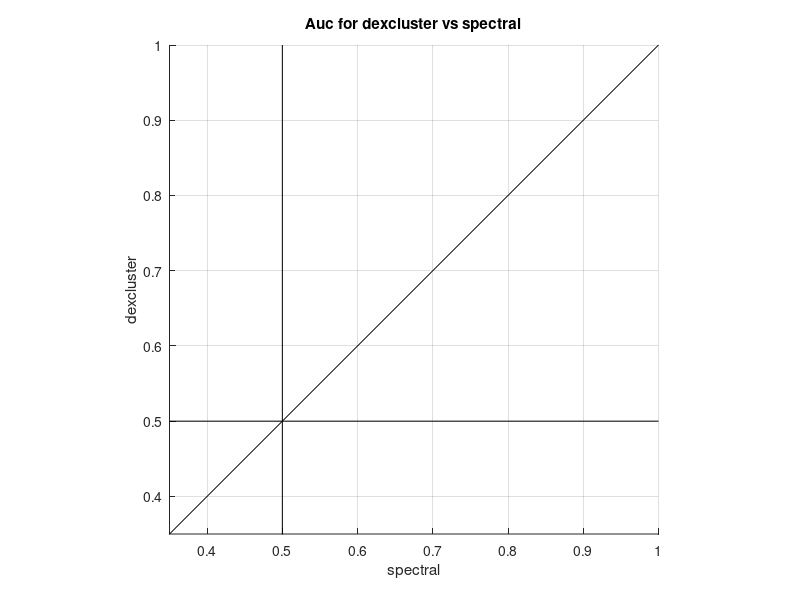

Write MATLAB code to recreate this figure. (Note: this script raises an error after producing the figure.)
function [out_xdrop_,trace_] = dexcluster_nonbinary_AAAA_ver0(A_n_,gamma);
% Simple differentially-expressed biclustering algorithm. ;
% Does not binarize. ;

if nargin<1;
%%%%%%%%;
flag_test_calculation=0;
if flag_test_calculation;
M=9;N=12;A_n_ = randn(M,N); gamma = 0.0;
[out_xdrop_A_,trace_A_] = dexcluster_nonbinary_AAAA_slow_ver0(A_n_,gamma);
[out_xdrop_B_,trace_B_] = dexcluster_nonbinary_AAAA_ver0(A_n_,gamma);
%disp(sprintf(' %% xdrop error: %0.6f',fnorm(out_xdrop_A_-out_xdrop_B_)));
disp(sprintf(' %% trace error: %0.6f',fnorm(trace_A_-trace_B_)));
disp('returning');return;
end;%if flag_test_calculation;
%%%%%%%%;
flag_test_speed=0;
if flag_test_speed;
M=1780;N=1e4;A_n_ = randn(M,N); gamma = 0.0;
tic; [out_xdrop_A_,trace_A_] = dexcluster_nonbinary_AAAA_ver0(A_n_,gamma); disp(sprintf(' %% dexcluster_nonbinary_AAAA_ver0 time %0.2f',toc));
tic; [out_xdrop_B_,trace_B_] = dexcluster_nonbinary_AAAA_slow_ver0(A_n_,gamma); disp(sprintf(' %% dexcluster_nonbinary_AAAA_slow_ver0 time %0.2f',toc));
disp(sprintf(' %% trace error: %0.6f',fnorm(trace_A_-trace_B_)));
disp('returning');return;
end;%if flag_test_speed;
%%%%%%%%;
n_iteration = 512;
clf; hold on;
plot([0,1],[0,1],'k-');plot([0.5,0.5],[0,1],'k-');plot([0,1],[0.5,0.5],'k-');
grid on;xlim([0.35,1]);ylim([0.35,1]);axis square;xlabel('spectral');ylabel('dexcluster');
title('Auc for dexcluster vs spectral');
for niteration=1:n_iteration;
%rng(1);
%M=1780; N=1e4; gamma = 0.05;
M=178; N=1e3; gamma = 0.05;
X = 0.55; MX = ceil(M^X); NX = ceil(N^X);
A = randn(M,N); B=randn(MX,NX)+0.65*ones(MX,1)*(2*(rand(1,NX)>0.5) - 1); 
for nj=1:2; 
pf_{nj} = randperm(size(A,nj)); 
[~,pi_{nj}] = sort(pf_{nj}); [~,pi_{nj}] = sort(pi_{nj}); 
end;% for nj=1:2;
A(pf_{1}(1:MX),pf_{2}(1:NX)) = B;
%%%%%%%%;
% Binarize? ;
%%%%%%%%;
% A = 2*(A>0)-1;
%%%%%%%%;
tic; [tmp_U_,tmp_S_,tmp_V_] = svds(A,1); t_s_ = toc;
[~,tmp_U_ij_] = sort(abs(tmp_U_),'descend'); [~,tmp_V_ij_] = sort(abs(tmp_V_),'descend');
rkeep_s_ = tmp_U_ij_; ckeep_s_ = tmp_V_ij_;
[~,tmp_Bn_] = intersect(rkeep_s_,pi_{1}(1:size(B,1)),'stable'); [~,tmp_Bc_] = intersect(rkeep_s_,pi_{1}(size(B,1)+1:end),'stable'); Auc_s_(1) = auc_0(tmp_Bn_,tmp_Bc_);
[~,tmp_Bn_] = intersect(ckeep_s_,pi_{2}(1:size(B,2)),'stable'); [~,tmp_Bc_] = intersect(ckeep_s_,pi_{2}(size(B,2)+1:end),'stable'); Auc_s_(2) = auc_0(tmp_Bn_,tmp_Bc_);
Auc_s_avg = mean(Auc_s_); disp(sprintf(' %% spectral   t%4.2f [%0.2f %0.2f] --> %0.2f',t_s_,Auc_s_,Auc_s_avg));
%%%%%%%%;
tic; out_xdrop_m_ = dexcluster_nonbinary_AAAA_ver0(A,gamma); t_m_ = toc;
rdrop_m_ = out_xdrop_m_(:,1); rdrop_m_ = 1+rdrop_m_(find(rdrop_m_>-1)); 
cdrop_m_ = out_xdrop_m_(:,2); cdrop_m_ = 1+cdrop_m_(find(cdrop_m_>-1)); 
rkeep_m_ = rdrop_m_(end:-1:1); ckeep_m_ = cdrop_m_(end:-1:1);
[~,tmp_Bn_] = intersect(rkeep_m_,pi_{1}(1:size(B,1)),'stable'); [~,tmp_Bc_] = intersect(rkeep_m_,pi_{1}(size(B,1)+1:end),'stable'); Auc_m_(1) = auc_0(tmp_Bn_,tmp_Bc_);
[~,tmp_Bn_] = intersect(ckeep_m_,pi_{2}(1:size(B,2)),'stable'); [~,tmp_Bc_] = intersect(ckeep_m_,pi_{2}(size(B,2)+1:end),'stable'); Auc_m_(2) = auc_0(tmp_Bn_,tmp_Bc_);
Auc_m_avg = mean(Auc_m_); disp(sprintf(' %% dexcluster t%4.2f [%0.2f %0.2f] --> %0.2f',t_m_,Auc_m_,Auc_m_avg));
%%%%%%%%;
flag_plot=0;
if flag_plot;
colormap(colormap_beach());
subplot(1,3,1); imagesc(A(pi_{1},pi_{2}),[-1,1]); set(gca,'XTick',[],'Ytick',[]); title('A orig');
subplot(1,3,2); imagesc(A(rkeep_s_,ckeep_s_),[-1,1]); set(gca,'XTick',[],'Ytick',[]); title(sprintf('spectral A%0.2f',Auc_s_avg));
subplot(1,3,3); imagesc(A(rkeep_m_,ckeep_m_),[-1,1]); set(gca,'XTick',[],'Ytick',[]); title(sprintf('dexcluster A%0.2f',Auc_m_avg));
set(gcf,'Position',1+[0,0,1024,512]);
end;%if flag_plot;
%%%%%%%%;
plot(Auc_s_avg,Auc_m_avg,'ko'); 
drawnow();
end;%for niteration=1:n_iteration;
hold off; 
disp('returning');return;
end;%if nargin<1;

if nargin<2; gamma = 0.0; end;
verbose=1;
[n_r,n_c] = size(A_n_);
if min(n_r,n_c)<1024; verbose=0; end;

[rdrop_,cdrop_,lrij_,lcij_] = get_xdrop_(n_r,n_c,gamma);
r_ij_ = 1:n_r; c_ij_ = 1:n_c;
n_a = length(rdrop_);
e_t_ = ones(1,n_r);
out_xdrop_ = zeros(n_r+n_c,2);
trace_ = zeros(n_a,6); %<-- [iteration , length(r_ij_) , length(c_ij_) , mean(QR_) , mean(QC_) , 1] ;
etAn_ = e_t_*A_n_; etAn2_ = e_t_*(A_n_.^2);
QR_pre_ = transpose((e_t_*A_n_)*transpose(A_n_)) - sum(A_n_.^2,2) ;
QC_pre_ = (e_t_*A_n_).^2 - e_t_*(A_n_.^2) ;
%%%%%%%%;
% A_n_ represented as: ;
% [ w_n_ y_n_ ] ;
% [ x_n_ z_n_ ] ;
% where x_n_ and y_n_ are removed. ;
%%%%%%%%;
nx=0;
tic;
t_s = toc;
for na=1:n_a;
if (verbose);
if (mod(na,10)==0); 
t_a = toc; t_e = t_a*n_a/na; 
disp(sprintf(' %% na %d/%d, time %0.2fs, estimated %0.2fs (%0.2fh)',na,n_a,t_a,t_e,t_e/3600)); 
end;%if (mod(na,10)==0); 
end;%if (verbose);
trace_(na,:) = [na , length(r_ij_) , length(c_ij_) , mean(QR_pre_) , mean(QC_pre_) , 1.0];
[~,tmp_r_ij_] = sort(QR_pre_(r_ij_));
r_rmv_ = r_ij_(tmp_r_ij_(1:rdrop_(na))); r_rtn_ = r_ij_(tmp_r_ij_(rdrop_(na)+1:end));
tmp_x_n_ = A_n_(r_rmv_,c_ij_); tmp_etxn_ = sum(tmp_x_n_,1); tmp_etxn2_ = sum(tmp_x_n_.^2,1);
tmp_etwn_ = etAn_(c_ij_) - tmp_etxn_; tmp_etwn2_ = etAn2_(c_ij_) - tmp_etxn2_;
etAn_(c_ij_) = etAn_(c_ij_) - tmp_etxn_; etAn2_(c_ij_) = etAn2_(c_ij_) - tmp_etxn2_;
QC_pos_ = zeros(1,n_c); QC_pos_(c_ij_) = QC_pre_(c_ij_) - (2*tmp_etwn_.*tmp_etxn_ + tmp_etxn_.^2 - tmp_etxn2_);
QC_pre_ = QC_pos_;
[~,tmp_c_ij_] = sort(QC_pre_(c_ij_));
c_rmv_ = c_ij_(tmp_c_ij_(1:cdrop_(na))); c_rtn_ = c_ij_(tmp_c_ij_(cdrop_(na)+1:end));
tmp_w_n_ = A_n_(r_rtn_,c_rtn_); tmp_y_n_ = A_n_(r_rtn_,c_rmv_);
tmp_x_n_ = A_n_(r_rmv_,c_rtn_); tmp_z_n_ = A_n_(r_rmv_,c_rmv_);
tmp_ynyten_ = tmp_y_n_*(transpose(sum(tmp_y_n_,1)));
tmp_wnxten_ = tmp_w_n_*(transpose(sum(tmp_x_n_,1)));
tmp_ynzten_ = tmp_y_n_*(transpose(sum(tmp_z_n_,1)));
tmp_yn2fn_ = sum(tmp_y_n_.^2,2);
QR_pos_ = zeros(n_r,1); QR_pos_(r_rtn_) = QR_pre_(r_rtn_) - (tmp_ynyten_ + tmp_wnxten_ + tmp_ynzten_ - tmp_yn2fn_);
QR_pre_ = QR_pos_;
etAn_(c_rmv_) = 0; etAn2_(c_rmv_) = 0;
QC_pre_(c_rmv_) = 0;
r_ij_(tmp_r_ij_(1:rdrop_(na))) = [];
c_ij_(tmp_c_ij_(1:cdrop_(na))) = [];
out_xdrop_(nx + (1:rdrop_(na)),:) = [r_rmv_(:)-1 , -ones(rdrop_(na),1)]; nx = nx+rdrop_(na);
out_xdrop_(nx + (1:cdrop_(na)),:) = [-ones(cdrop_(na),1) , c_rmv_(:)-1]; nx = nx+cdrop_(na);
end;%for na=1:n_a;
